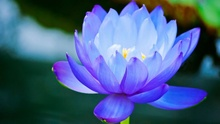
%> input picture CA3/Codes/Part 1/flower.jpg, 220 x 124 px, shrunk from 976 x 549 before the run
$ octave p1.m   (GNU Octave 9; MATLAB toolbox functions it lacks are replaced by stand-ins)
%> lines starting %> are read from the running program, lines starting %| are printed output that depends on the picture; in (x1, y1, x2, y2) boxes, pixels count from 0 and x2, y2 are one past the last pixel; in counts of white or black regions, pixels touching at a corner belong together; the program's own positions count from 1
### CA3/Codes/Part 1/coding.m
function encoded_image = coding(message, X, mapset)

message_len=length(message);
message_bin=cell(1,message_len);

for i=1:message_len
    ch=message(i);
    index=strcmp(ch,mapset(1,:));
    message_bin{i}=mapset{2,index};
end

binarymessage=cell2mat(message_bin);
binarymessage_len=length(binarymessage);

block_size = 5;
[sorted_coordinates, sorted_variances] = blocking_image(X, block_size);

encoded_image = X;

threshold = 0.5;
message_index = 1;

for k = 1:length(sorted_variances)
    try
        if(sorted_variances(k) < threshold)
            error("message length is bigger than pixel numbers")
        end
    catch ME
        exit
    end

    coords = sorted_coordinates(k, :);
    row_start = coords(2);
    col_start = coords(1);

    block = encoded_image(row_start:row_start+4, col_start:col_start+4);

    for i = 1:block_size
        for j = 1:block_size
            if message_index <= binarymessage_len
                pixel_value = block(i, j);
                pixel_bin = dec2bin(pixel_value);
                pixel_bin(end) = binarymessage(message_index);
                block(i, j) = bin2dec(pixel_bin);
                message_index = message_index + 1;
            else
                break;
            end
        end
    end

    encoded_image(row_start:row_start+4, col_start:col_start+4) = block;
    if message_index > binarymessage_len
        break;
    end
end
end

### CA3/Codes/Part 1/blocking_image.m
function [sorted_coordinates, sorted_variances] = blocking_image(img,block_size)

[img_height, img_width] = size(img);
num_blocks_y = img_height / block_size;
num_blocks_x = img_width / block_size;
variances = zeros(fix(num_blocks_y), fix(num_blocks_x));

for i = 1:num_blocks_y
    for j = 1:num_blocks_x
        row_start = (i-1) * block_size + 1;
        row_end = i * block_size;
        col_start = (j-1) * block_size + 1;
        col_end = j * block_size;
        block = img(row_start:row_end, col_start:col_end);

        variances(i, j) = var(double(block(:)));
    end
end

variances_flat = variances(:);

[sorted_variances, sorted_indices] = sort(variances_flat, 'descend');

sorted_coordinates = zeros(length(sorted_indices), 2);
for k = 1:length(sorted_indices)
    [row, col] = ind2sub(size(variances), sorted_indices(k));
    sorted_coordinates(k, :) = [(col-1) * block_size + 1, (row-1) * block_size + 1];
end
end

### CA3/Codes/Part 1/decoding.m
function DcodedMessageBin = decoding(X, mapset, threshold, block_size)

Alphabet = strjoin(mapset(1, :), '');

[sorted_coordinates, sorted_variances] = blocking_image(X, block_size);

flag=1;
DcodedMessageBin=[];

while flag
    message_index = 1;
    for k = 1:length(sorted_variances)
        if(sorted_variances(k) < threshold)
            flag = 0;
            break
        end
        coords = sorted_coordinates(k, :);
        row_start = coords(2);
        col_start = coords(1);

        block = X(row_start:row_start+(block_size-1), col_start:col_start+(block_size-1));

        for i = 1:block_size
            characterbin=zeros(1,block_size);
            for j = 1:block_size
                pixel_value = block(i, j);
                pixel_bin = dec2bin(pixel_value);
                characterbin(j)=str2double(pixel_bin(end));
                message_index = message_index + 1;
            end
            num=sum(characterbin.*(2.^(4:-1:0)))+1;
            DcodedMessageBin=[DcodedMessageBin Alphabet(num)];
            if strcmp(Alphabet(num),';')
                flag=0;
            end
            if flag == 0
                break;
            end
        end
        if flag == 0
            break;
        end

    end
end

end

### CA3/Codes/Part 1/p1.m
Nch=32;
mapset=cell(2,Nch);
Alphabet ='abcdefghijklmnopqrstuvwxyz .,!";';
for i=1:Nch
    mapset{1,i}=Alphabet(i);
    mapset{2,i}=dec2bin(i-1,5);
end

X=imread('flower.jpg');
%> X is the input picture: size 124x220x3 uint8; mean R, G, B 71.4, 96.6, 134.3
X=rgb2gray(X);
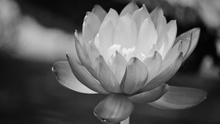
%> X: size 124x220 uint8; min 1, max 245, mean 93.3

message='signal;';

Y=coding(message, X, mapset);
%> in blocking_image, `variances_flat = variances(:);`: variances_flat = 1056 values, max 5953.1 at index 389, min 0.04 at index 241, mean 245.8
%> in blocking_image, `[sorted_variances, sorted_indices] = sort(variances_flat, 'descend');`: sorted_variances = 1056 values, max 5953.1 at index 1, min 0.04 at index 1056, mean 245.8; sorted_indices = 1056 values, max 1056 at index 1021, min 1 at index 580, mean 528.5
%> the loop in blocking_image, `for k = 1:length(sorted_indices)` made 1056 passes
%> (row, col) on passes 1 to 3: (5, 17), (6, 17), (6, 36)
%> after the loop in blocking_image, `for k = 1:length(sorted_indices)`: sorted_coordinates = 1056 rows, first 12: [81 21; 81 26; 176 26; 176 31; 116 11; 81 91; 86 91; 91 91; 196 41; 106 11; 86 86; 76 91]
%> the loop in coding, `for k = 1:length(sorted_variances)` made 2 passes
%> (coords, row_start, col_start) on passes 1 to 2: ([81 21], 21, 81), ([81 26], 26, 81)
%> after the loop in coding, `for k = 1:length(sorted_variances)`: encoded_image: size 124x220 uint8; 0.07% of pixels changed, all inside (x1, y1, x2, y2) = (80, 20, 85, 27)
%> after the loop in coding, `for k = 1:length(sorted_variances)`: block = [22 17 82 199 195; 27 17 95 195 183; 32 16 103 192 176; 34 18 114 193 173; 31 25 125 192 170]; message_index = 36; pixel_bin = '10110111'; pixel_value = 182

subplot(1,2,1)
imshow(X)
title('Original picture')
subplot(1,2,2)
imshow(Y)
title('Coded picture')

threshold = 0.5;
block_size = 5;
decoded_message = decoding(Y, mapset, threshold, block_size);
%> the loop in blocking_image (call 2), `for k = 1:length(sorted_indices)` made 1056 passes
%> in decoding, `[sorted_coordinates, sorted_variances] = blocking_image(X, block_size);`: sorted_variances = 1056 values, max 5980.6 at index 1, min 0.04 at index 1056, mean 245.8
%> after the loop in decoding, `while flag`: DcodedMessageBin = 'signal;'; characterbin = [1 1 1 1 1]; flag = 0
%> decoded_message = 'signal;'

disp(decoded_message)
%| signal;
